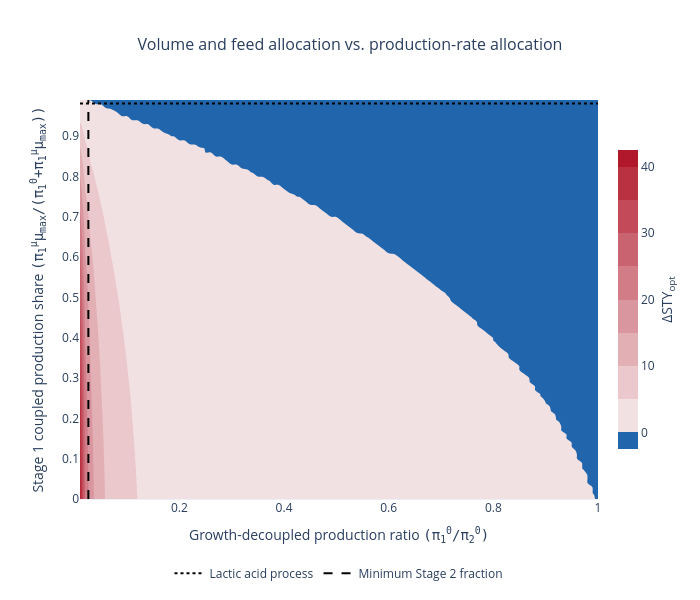

Here is the notebook cell this chart was saved with:
### Code cell
pivot = df.pivot_table(
    index='pi1_ratio', 
    columns='pi0_ratio', 
    values='TS_adv'
    )

z_min = pivot.values.min()
z_max = pivot.values.max()
z_range = z_max - z_min

# Color scale with (dynamic) center at zero
zeroposition = abs(pivot.values.min()) / z_range

if z_max > 0 and z_min < 0:
    colorscale = [
                [0, colors.blue],
                [zeroposition, colors.mid_color],
                [1, colors.red],
                ]

elif z_max <= 0:
    colorscale = [
                [0, colors.blue],
                [1, colors.mid_color],
                ]
else:
    colorscale = [
                [0, colors.mid_color],
                [1, colors.red],
            ]

x_min, x_max = pivot.columns.min(), pivot.columns.max()
y_min, y_max = pivot.index.min(), pivot.index.max()


fig = go.Figure([
        go.Contour(
        z=pivot.values,
        x=pivot.columns,
        y=pivot.index,
        colorscale=colorscale,
        colorbar=dict(
        title=dict(
            text="ΔSTY<sub>opt</sub>",
            # text="phi / (1-ny)",
            side="right"
            ),
        thickness=20,
        len=0.8
        ),
        zmin=z_min,
        zmax=z_max,
        connectgaps=False,
        contours=dict(
            showlines=False,
        ),
    ),
]
)

# Horizontal line for lactic acid process
fig.add_scatter(
    x=[x_min, x_max],
    y=[pi1_ratio, pi1_ratio],
    mode="lines",
    line=dict(color="black", dash="dot"),
    name="Lactic acid process"
)

# Vertical line for two stage advantage threshold
fig.add_scatter(
    x=[min_stage2_ratio, min_stage2_ratio],
    y=[y_min, y_max],
    mode="lines",
    line=dict(color="black", dash="dash"),
    name="Minimum Stage 2 fraction"
)

fig.update_layout(
    title=dict(
        text="Volume and feed allocation vs. production-rate allocation",
        x=0.5, font=dict(size=16)
        ),
    xaxis_title = (
                    "Growth-decoupled production ratio " 
                    "<span style='font-family:monospace'>"
                    "(π<sub>1</sub><sup>0</sup>/π<sub>2</sub><sup>0</sup>)</span>"
                    ),
    yaxis_title = (
                "Stage 1 coupled production share "
                "<span style='font-family:monospace'>"
                "(π<sub>1</sub><sup>μ</sup>μ<sub>max</sub>/"
                "(π<sub>1</sub><sup>0</sup>+π<sub>1</sub><sup>μ</sup>μ<sub>max</sub>))"
            ),
    template="plotly_white",
    width=700,
    height=600,
    legend=dict(
        orientation="h",
        x=0.5,
        y=-0.15,
        xanchor="center",
        yanchor="top",
        bgcolor="rgba(255,255,255,0)"
    ),
    plot_bgcolor="white", 
    paper_bgcolor="white",
    xaxis=dict(range=[x_min, x_max]),
    yaxis=dict(range=[y_min, y_max]),
)

fig.show()

### Figure 1 — Plotly figure (JSON) as saved in the notebook; plotly's stock layout.template omitted (floating-point values rounded to 4 significant figures; data arrays with more than 128 entries replaced by an {"elided": "..."} marker saying what was removed)
{"data": [{"colorbar": {"len": 0.8, "thickness": 20, "title": {"side": "right", "text": "ΔSTY<sub>opt</sub>"}}, "colorscale": [[0, "rgb(33,102,172)"], [0.000239, "rgb(250, 250, 250)"], [1, "rgb(178,24,43)"]], "connectgaps": false, "contours": {"showlines": false}, "type": "contour", "x": [0.01, 0.02, 0.03, 0.04, 0.05, 0.06, 0.07, 0.08, 0.09, 0.1, 0.11, 0.12, 0.13, 0.14, 0.15, 0.16, 0.17, 0.18, 0.19, 0.2, 0.21, 0.22, 0.23, 0.24, 0.25, 0.26, 0.27, 0.28, 0.29, 0.3, 0.31, 0.32, 0.33, 0.34, 0.35, 0.36, 0.37, 0.38, 0.39, 0.4, 0.41, 0.42, 0.43, 0.44, 0.45, 0.46, 0.47, 0.48, 0.49, 0.5, 0.51, 0.52, 0.53, 0.54, 0.55, 0.56, 0.57, 0.58, 0.59, 0.6, 0.61, 0.62, 0.63, 0.64, 0.65, 0.66, 0.67, 0.68, 0.69, 0.7, 0.71, 0.72, 0.73, 0.74, 0.75, 0.76, 0.77, 0.78, 0.79, 0.8, 0.81, 0.82, 0.83, 0.84, 0.85, 0.86, 0.87, 0.88, 0.89, 0.9, 0.91, 0.92, 0.93, 0.94, 0.95, 0.96, 0.97, 0.98, 0.99, 1.0], "y": [0.0, 0.01, 0.02, 0.03, 0.04, 0.05, 0.06, 0.07, 0.08, 0.09, 0.1, 0.11, 0.12, 0.13, 0.14, 0.15, 0.16, 0.17, 0.18, 0.19, 0.2, 0.21, 0.22, 0.23, 0.24, 0.25, 0.26, 0.27, 0.28, 0.29, 0.3, 0.31, 0.32, 0.33, 0.34, 0.35, 0.36, 0.37, 0.38, 0.39, 0.4, 0.41, 0.42, 0.43, 0.44, 0.45, 0.46, 0.47, 0.48, 0.49, 0.5, 0.51, 0.52, 0.53, 0.54, 0.55, 0.56, 0.57, 0.58, 0.59, 0.6, 0.61, 0.62, 0.63, 0.64, 0.65, 0.66, 0.67, 0.68, 0.69, 0.7, 0.71, 0.72, 0.73, 0.74, 0.75, 0.76, 0.77, 0.78, 0.79, 0.8, 0.81, 0.82, 0.83, 0.84, 0.85, 0.86, 0.87, 0.88, 0.89, 0.9, 0.91, 0.92, 0.93, 0.94, 0.95, 0.96, 0.97, 0.98, 0.99], "z": {"elided": "100x100 float values"}, "zmax": 41.05, "zmin": -0.009815}, {"line": {"color": "black", "dash": "dot"}, "mode": "lines", "name": "Lactic acid process", "type": "scatter", "x": [0.01, 1], "y": [0.9814, 0.9814]}, {"line": {"color": "black", "dash": "dash"}, "mode": "lines", "name": "Minimum Stage 2 fraction", "type": "scatter", "x": [0.026, 0.026], "y": [0, 0.99]}], "layout": {"height": 600, "legend": {"bgcolor": "rgba(255,255,255,0)", "orientation": "h", "x": 0.5, "xanchor": "center", "y": -0.15, "yanchor": "top"}, "paper_bgcolor": "white", "plot_bgcolor": "white", "title": {"font": {"size": 16}, "text": "Volume and feed allocation vs. production-rate allocation", "x": 0.5}, "width": 700, "xaxis": {"range": [0.01, 1], "title": {"text": "Growth-decoupled production ratio <span style='font-family:monospace'>(π<sub>1</sub><sup>0</sup>/π<sub>2</sub><sup>0</sup>)</span>"}}, "yaxis": {"range": [0, 0.99], "title": {"text": "Stage 1 coupled production share <span style='font-family:monospace'>(π<sub>1</sub><sup>μ</sup>μ<sub>max</sub>/(π<sub>1</sub><sup>0</sup>+π<sub>1</sub><sup>μ</sup>μ<sub>max</sub>))"}}}}
